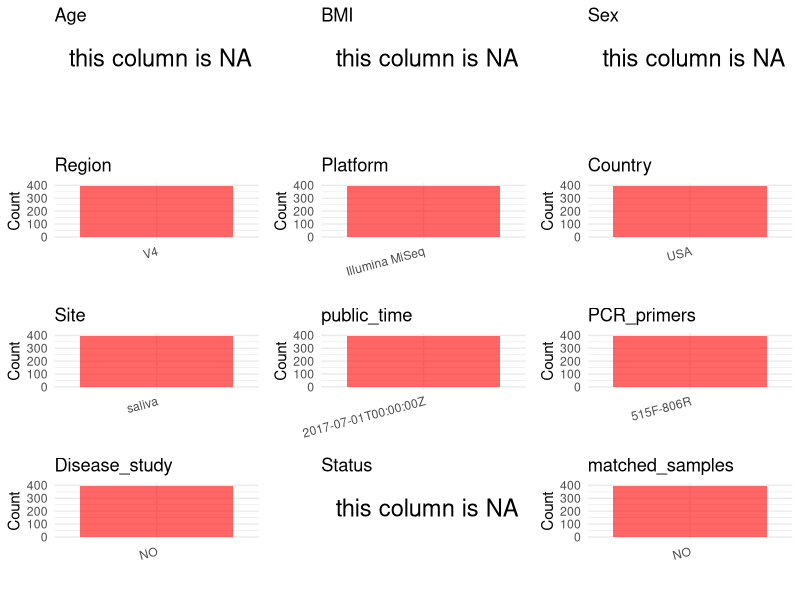

Source code (R): (Note: this script raises an error after producing the figure.)
## ---- chunk 1
# Load necessary libraries
library(dplyr)
library(ggplot2)
library(cowplot)

# Set working directory (update this path to your local directory)
setwd("D:/metadata/2/PRJEB20891")

# Read the initial metadata files
initial_meta<-read.csv("SraRunTable.csv",header = T)

# Combine the two metadata files
#meta <- rbind(initial_meta, initial_meta1)

#Remove entries non-oral samples
#initial_meta <- subset(initial_meta,BioSampleModel != "Metagenome or environmental")

# Check the number of samples containing "HT" in Sample.Name (e.g., healthy controls)
#nrow(subset(meta, grepl("HT", Sample.Name)))

# Display the first few rows of the metadata
head(initial_meta)
## ---- chunk 2
# Create a uniform metadata dataframe
metadata <- data.frame(
  BioProject = initial_meta$BioProject,
  Run = initial_meta$Run,
  sample_name = initial_meta$Sample.Name,
  Age = NA,
  BMI = NA,
  Sex=NA,
  Region = "V4",
  Platform = initial_meta$Instrument,
  Country = initial_meta$geo_loc_name_country,
  Site = initial_meta$environment_.material.,
  public_time = initial_meta$ReleaseDate,
  Status = NA,
  stringsAsFactors = FALSE
)
## ---- chunk 3
# Add information obtained from the publication
metadata$PCR_primers <- "515F-806R"
metadata$title <- "Genetic influences on the human oral microbiome"
metadata$Disease_study <- "NO"
# Assign disease status based on sample_name patterns
#metadata$Status<-"H"

keep_subjects <- unique(subset(metadata, Site == "saliva")$sample_name)
metadata <- subset(metadata, sample_name %in% keep_subjects)

metadata$matched_samples <- "NO"
## ---- chunk 4
# Check the number of unique runs and sample names
print(paste("Number of unique runs:", length(unique(metadata$Run))))
print(paste("Number of unique sample names:", length(unique(metadata$sample_name))))
## ---- chunk 5
# Select columns for visualization
plot_data <- metadata %>%
  select(-BioProject, -Run, -sample_name, -title)

# Function to create simple plots for each column
create_simple_plots <- function(data) {
  plots <- list()
  
  for (col in colnames(data)) {
    # Check if the column is all NA
    if (all(is.na(data[[col]]))) {
      # Create an empty plot with text indicating all NA
      p <- ggplot() +
        annotate("text", x = 0.5, y = 0.5, label = "this column is NA", size = 6) +
        labs(title = col) +
        theme_void()
    } else if (is.numeric(data[[col]])) {
      # Numeric variable: histogram
      p <- ggplot(data, aes(x = .data[[col]])) +
        geom_histogram(fill = "blue", alpha = 0.6, bins = 20, na.rm = TRUE) +
        labs(title = col) +
        theme_minimal()
    } else {
      # Categorical variable: bar plot (remove NA values)
      count_data <- as.data.frame(table(data[[col]], useNA = "ifany"))
      p <- ggplot(count_data, aes(x = reorder(Var1, -Freq), y = Freq)) +
        geom_col(fill = "red", alpha = 0.6) +
        labs(title = col, x = NULL, y = "Count") +
        theme_minimal() +
        theme(axis.text.x = element_text(angle = 15, hjust = 1))
    }
    plots[[col]] <- p
  }
  
  return(plots)
}

# Generate and arrange plots
plots <- create_simple_plots(plot_data)
p<-plot_grid(plots$Age, 
          plots$BMI, 
          plots$Sex, 
          plots$Region, 
          plots$Platform, 
          plots$Country, 
          plots$Site,
          plots$public_time, 
          plots$PCR_primers,
          plots$Disease_study,
          plots$Status,
          plots$matched_samples,# add 
          ncol = 3, align = "hv", axis = "lb")
ggsave("Metadata_Summary.png", plot = p, width = 8, height = 6, dpi = 150)
## ---- chunk 6
knitr::include_graphics("metadata_summary.png")
## ---- chunk 7
# Reorder columns to match the desired format
metadata <- metadata[, c(
  "BioProject", "Run", "sample_name", "Age", "BMI", "Sex", 
  "Region", "Platform", "Country", "Site", "public_time", 
  "PCR_primers", "title", "Disease_study", "Status","matched_samples"
)]

# Export the uniform metadata to a CSV file
write.csv(metadata, file = "metadata.csv", quote = TRUE)
head(metadata)
